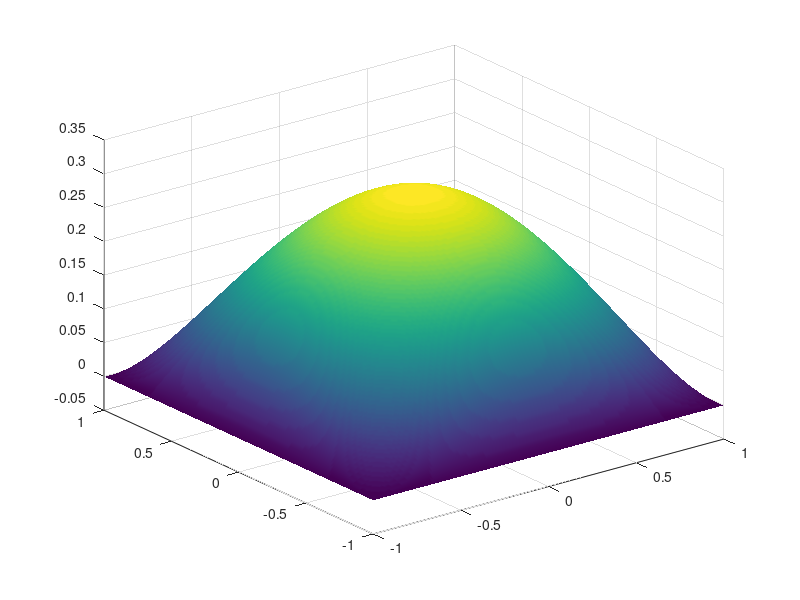

MATLAB code for this plot:
% test a second order differential equation
% right now everything must live in [-1,1]

function test_2ndorder

% N = order of the approximation
N = 10;

CC = cell(2, 2);
Sx = convertmat(N+1,2,1);
Sy = convertmat(N+1,0,1);
Dx = diffmat(N+1,2);
Dy = diffmat(N+1,0);
CC{1,1} = Sy * Dy;
CC{1,2} = Sx * Dx;

Sx = convertmat(N+1,0,1);
Sy = convertmat(N+1,2,1);
Dx = diffmat(N+1,0);
Dy = diffmat(N+1,2);
CC{2,1} = Sy * Dy;
CC{2,2} = Sx * Dx;

Bx = [(-1).^(0:N); ones(1,(N+1))];
By = [(-1).^(0:N); ones(1,(N+1))];
Gx = zeros(2, (N+1), 4*(N+1));
Gy = zeros(2, (N+1), 4*(N+1));
% Canonicalize:
[By, Gy, Py] = canonicalBC(By, Gy);
[Bx, Gx, Px] = canonicalBC(Bx, Gx);
BC = zeros((N+1), (N+1), 4*(N+1));

for k = 1:size(CC, 1)
    [CC{k,1}, BC] = zeroDOF(CC{k,1}, CC{k,2}, BC, By, Gy);
    [CC{k,2}, BC] = zeroDOF(CC{k,2}, CC{k,1}, BC, Bx, Gx, true);
end

% Remove degrees of freedom.
for k = 1:size(CC, 1)
    CC{k,1} = CC{k,1}(1:N-1, 3:(N+1));
    CC{k,2} = CC{k,2}(1:N-1, 3:(N+1));
end

BC = BC(1:N-1, 1:N-1, :);
BC = reshape(BC, (N-1)^2, 4*(N+1));
A = spalloc((N-1)^2, (N-1)^2, (N+1)*(N-1)^2 + (N-1)^2);
for k = 1:size(CC, 1)
    Ak = kron(CC{k,2}, CC{k,1});
    A = A + Ak;
end
rhs = zeros((N-1)^2,1);
rhs(1,:) = -1;

S22 = A \ [BC, rhs];
Gx(:,:,end+1) = zeros(2, (N+1));
Gy(:,:,end+1) = zeros(2, (N+1));
S = imposeBCs(S22, Px, Py, Bx, By, Gx, Gy, (N+1));

bc = zeros(4*(N+1),1);
u = S * [bc ; 1]; 
u = reshape(u, (N+1)*[1,1]);
[xk, yk] = meshgrid(linspace(-1, 1, 200));
nplotpts = 200;
pmax = 100;
Eval = zeros(nplotpts, pmax);
x = linspace(-1, 1, nplotpts).';
c = zeros(pmax, 1);
for k = 1:nplotpts
   c(k) = 1;
   Eval(:,k) = clenshaw_scl(x, c);
   c(k) = 0;
end
[px,py] = size(u);
V = Eval(:,1:py) * u * Eval(:,1:px)';
disp(norm(V));
surf(xk,yk,V);
shading interp;

%keyboard

return

function y = clenshaw_scl(x, c)
% Clenshaw scheme for scalar-valued functions.
bk1 = 0*x; 
bk2 = bk1;
x = 2*x;
n = size(c,1)-1;
for k = (n+1):-2:3
    bk2 = c(k) + x.*bk1 - bk2;
    bk1 = c(k-1) + x.*bk2 - bk1;
end
if ( mod(n, 2) )
    tmp = bk1;
    bk1 = c(2) + x.*bk1 - bk2;
    bk2 = tmp;
end
y = c(1) + .5*x.*bk1 - bk2;
return

function S = imposeBCs(S22, Px, Py, Bx, By, Gx, Gy, n)
%IMPOSEBCS   Impose the boundary conditions on the solution.

By = By * Py;
Bx = Bx * Px;

nc = size(Gx, 3);
S = zeros(n^2, nc);
for k = 1:nc
    % Recombine the boundary conditions.
    X22 = reshape(S22(:,k), n-2, n-2);
    X12 = By(:,1:2) \ (Gy(:,3:n,k) - By(:,3:n)*X22);
    X = [ X12; X22 ];
    X2 = Bx(:,1:2) \ (Gx(:,1:n,k) - Bx(:,3:n)*X.');
    X = [ X2.' X ];
    S(:,k) = X(:);
end

return

function P = nonsingularPermute(B)
%NONSINGULARPERMUTE   Permute the columns of B to ensure that the principal
%m*m submatrix of B is nonsingular, where m = size(B, 1).
%
% Note: This is needed for solving the matrix equations with linear
% constraints, see DPhil thesis of Alex Townsend (section 6.5).

m = size(B, 1);
k = 1;

% [TODO]: improve this check.
% Try each mxm block in a linear fashion:
while ( rank(B(:,k:m+k-1)) < m )
    k = k+1;
    if ( m+k > size(B, 2) )
        error('ULTRASEM:buildSolOp:nonsingularPermute:BCs', ...
            'Boundary conditions are linearly dependent.');
    end
end

P = speye(size(B, 2));
P = P(:,[k:m+k-1, 1:k-1, m+k:end]);

return

function [B, G, P] = canonicalBC(B, G)
%CANONICALBC   Form a linear combination of the boundary conditions
%so that they can be used for imposing on the PDE.

P = nonsingularPermute(B);
B = B*P;
[L, B] = lu(B);

% Scale so that B is unit upper triangular.
if ( min(size(B)) > 1 )
    D = diag(1./diag(B));
elseif ( ~isempty(B) )
    D = 1./B(1,1);
else
    D = []; % No boundary conditions.
end
B = D*B;

for k = 1:size(G,3)
    G(:,:,k) = L \ G(:,:,k);
    G(:,:,k) = D*G(:,:,k);
end

return

function [C1, E] = zeroDOF(C1, C2, E, B, G, trans)
%ZERODOF  Eliminate some degrees of freedom in the matrix equation can be removed.

if ( nargin < 6)
    trans = false;
end

tol = 100*eps;
n = size(C1,1);
perm = [2 1 3];
if ( trans )
    perm = [1 2 3];
end

for ii = 1:size(B, 1) % For each boundary condition, zero a column.
    C1ii = C1(:,ii); % Constant required to zero entry out.
    if ( ~any( abs(C1ii) > tol ) ), continue, end
    C1 = C1 - C1ii*sparse(B(ii,:));
    Gii = permute(G(ii,:,:), [2 3 1]);
    C2Gii = C2*Gii;
    R = repelem(full(C1ii), n, 1) .* repmat(C2Gii, n, 1);
    R = reshape(R, n, n, 4*n);
    R = permute(R, perm);
    E = E - R;
end

C1(abs(C1) < tol) = 0;

return

function b = build_Dir_rhs(n,f,ua,ub)
[~,x] = LOCAL_cheb(n);
% x = fliplr(x')';
fx = f(x);

%make chebychev coefficients
a=fcgltran(fx,1);
% convert to the next order
C = ConvertCheby2ultra1(n+1);
a2 = C*a;
S = convertmat(n+1,1, 1);
a2 = S*a2;

b = [ua; ub;a2(1:end-2)];


return

function A = build_Dir_system(N)
% A is the left hand side of the system
% ud is the left end point boundary condition

m = 2;

D = diffmat(N+1, m);

B = ones(2,N+1);
B(1,2:2:end) = -1;

A = [B;D(1:end-2,:)];

return

function u = eval_ultralam(x,coef,lam)
% x = places to evaluate at
% coef = coeficents of the expansion
% lam = superscript on ultraspherical expansion

n = length(coef)-1;

P = zeros(n+1);

P(:,1) = ones(size(x));

A0 = 2*lam;
P(:,2) = A0*x;


for j = 2:n
    Aj = 2*(j+lam-1)/j;
    Cj = (j+2*lam-2)/j;
    
    P(:,j+1) = Aj*x.*P(:,j)-Cj*P(:,j-1);
end

u = zeros(size(x));

for j = 1:n+1
    u = u+coef(j)*P(:,j);
end

return

function C = ConvertCheby2ultra1(n)
%convert chebychev to ultraspherical of 1st kind

C = diag([1 0.5*ones(1,n-1)])+diag(-1/2*ones(1,n-2),2);

return


function B=fcgltran(A,direction)

% Fast Chebyshev Transform 
%
% Performs the fast transform of data sampled at the
% Chebyshev-Gauss-Lobatto Nodes x=cos(k*pi/N);
%
% A - original data in columns
% B - transformed data in columns
% direction - set equal to 1 for nodal to spectral
%             anything else for spectral to nodal
%
% Written by Greg von Winckel 03/08/04  
% Contact: gregvw@chtm.unm.edu

[N,M]=size(A);

if direction==1 % Nodal-to-spectral
    F=ifft([A(1:N,:);A(N-1:-1:2,:)]);
    B=([F(1,:); 2*F(2:(N-1),:); F(N,:)]);
else            % Spectral-to-nodal
%     F=fft([A(1,:); [A(2:N,:);A(N-1:-1:2,:)]/2]);
F = fft([A(1,:); [A(2:N-1,:); A(N,:)*2; A(N-1:-1:2,:)]/2]);
B=(F(1:N,:));
end
return


function D = diffmat(n, m)
%DIFFMAT   Differentiation matrices for ultraspherical spectral method.
%   D = DIFFMAT(N, M) returns the differentiation matrix that takes N Chebyshev
%   coefficients and returns N C^{(M)} coefficients that represent the derivative
%   of the Chebyshev series. Here, C^{(K)} is the ultraspherical polynomial basis
%   with parameter K.
%  n= number of chebychev coefficients
% m is the order of the derivative.

% Copyright 2017 by The University of Oxford and The Chebfun Developers.
% See http://www.chebfun.org/ for Chebfun information.

if ( nargin == 1 )
    m = 1;
end

% Create the differentation matrix.
if ( m > 0 )
    D = spdiags((0 : n - 1)', 1, n, n);
    for s = 1:m-1
        D = spdiags(2*s*ones(n, 1), 1, n, n) * D;
    end
else
    D = speye(n);
end

return


function T = spconvert(n, lam)
% ONLY WORKS WITH ULTRA Spherical.
%SPCONVERT   Compute sparse representation for conversion operators. 
%   CONVERMAT(N, LAM) returns the truncation of the operator that transforms
%   C^{lam} (Ultraspherical polynomials) to C^{lam+1}.  The truncation gives
%   back a matrix of size n x n.

% Copyright 2017 by The University of Oxford and The Chebfun Developers.
% See http://www.chebfun.org/ for Chebfun information.

% Relation is: C_n^(lam) = (lam/(n+lam))(C_n^(lam+1) - C_{n-2}^(lam+1))

if ( lam == 0 )
    dg = .5*ones(n - 2, 1);
    T = spdiags([1 0 ; .5 0 ; dg -dg], [0 2], n, n);
else
    dg = lam./(lam + (2 : n - 1))';
    T = spdiags([1 0 ; lam./(lam + 1) 0 ; dg -dg], [0 2], n, n);
end

return

function S = convertmat(n, K1, K2)
%CONVERTMAT  Conversion matrix used in the ultraspherical spectral method.
%   S = CONVERTMAT(N, K1, K2) computes the N-by-N matrix realization of the
%   conversion operator between two bases of ultrapherical polynomials.  The
%   matrix S maps N coefficients in a C^{(K1)} basis to N coefficients in a
%   C^{(K2 + 1)} basis, where, C^{(K)} denotes ultraspherical polynomial basis
%   with parameter K.  If K2 < K1, S is the N-by-N identity matrix.
%
%   This function is meant for internal use only and does not validate its
%   inputs.

% Copyright 2017 by The University of Oxford and The Chebfun Developers.
% See http://www.chebfun.org/ for Chebfun information.

% Create the conversion matrix.
S = speye(n);
for s = K1:K2
    S = spconvert(n, s) * S;
end

return

%%%%%%%%%%%%%%%%%%%%%%%%%%%%%%%%%%%%%%%%%%%%%%%%%%%%%%%%%%%%%%%%%%%%%%%%%%%
% This function computes the Chebyshev nodes on [-1,1].
% It also computes a differentiation operator.
% page 54 of the text
%%%%%%%%%%%%%%%%%%%%%%%%%%%%%%%%%%%%%%%%%%%%%%%%%%%%%%%%%%%%%%%%%%%%%%%%%%%

function [D,x] = LOCAL_cheb(N)
if N==0
    D=0;
    x=1;
    return
end
x = cos(pi*(0:N)/N)';
c = [2; ones(N-1,1); 2].*(-1).^(0:N)';
X = repmat(x,1,N+1);
dX = X-X';
D  = (c*(1./c)')./(dX+(eye(N+1)));      % off-diagonal entries
D  = D - diag(sum(D'));                 % diagonal entries
return
